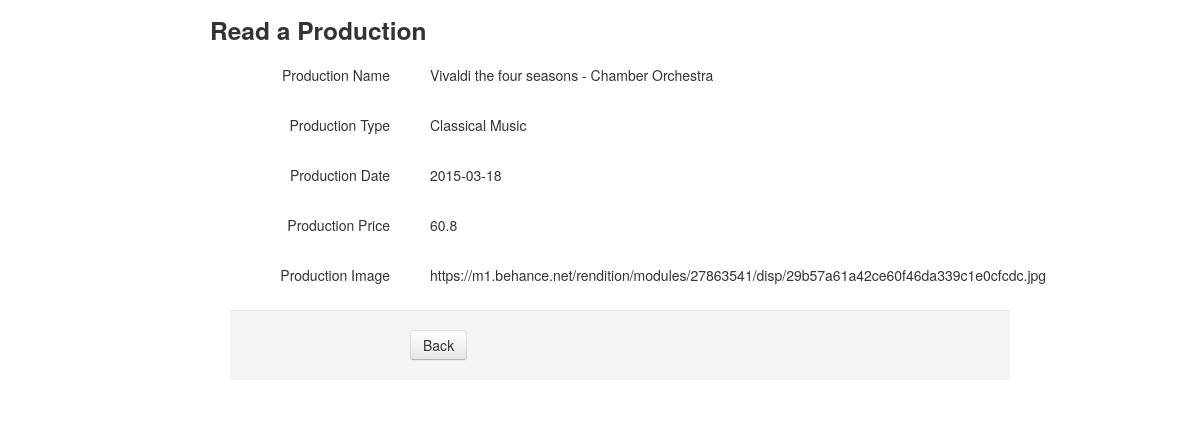
Screenshot of /productioncrud/read.php?productionid=3 (signed in) with the database file from the repository.
### tables this page shows
CREATE TABLE IF NOT EXISTS `production` (
`productionid` int(5) NOT NULL,
  `productiontypefk` varchar(20) NOT NULL,
  `productionname` varchar(50) NOT NULL,
  `productiondate` date NOT NULL,
  `productionprice` float NOT NULL,
  `productionimage` varchar(200) NOT NULL
);

### productioncrud/read.php (the view, shortened to what this page needs)
<?php
if (isset($_SESSION['admin'])){
    if ( !empty($_GET['productionid'])) {
        $productionid = $_REQUEST['productionid'];
    }
    if ( null==$productionid ) {
        	header("Location: ../productioncrud/crud.php");
    } else {
        $pdo = Database::connect();
        $pdo->setAttribute(PDO::ATTR_ERRMODE, PDO::ERRMODE_EXCEPTION);
        $sql = "SELECT * FROM production where productionid = ?";
        $q = $pdo->prepare($sql);
        $q->execute(array($productionid));
        $data = $q->fetch(PDO::FETCH_ASSOC);
    }
?>
<body>
    <div class="container">
                <div class="span10 offset1">
                    <div class="row">
                        <h3>Read a Production</h3>
                    </div>
                    <div class="form-horizontal" >
                      <div class="control-group">
                        <label class="control-label">Production Name</label>
                        <div class="controls">
                            <label class="checkbox">
                                <?php echo $data['productionname'];?>
                            </label>
                        </div>
                      </div>
                      <div class="control-group">
                        <label class="control-label">Production Type</label>
                        <div class="controls">
                            <label class="checkbox">
                                <?php echo $data['productiontypefk'];?>
                            </label>
                        </div>
                      </div>
                      <div class="control-group">
                        <label class="control-label">Production Date</label>
                        <div class="controls">
                            <label class="checkbox">
                                <?php echo $data['productiondate'];?>
                            </label>
                        </div>
                      </div>
                      <div class="control-group">
                        <label class="control-label">Production Price</label>
                        <div class="controls">
                            <label class="checkbox">
                                <?php echo $data['productionprice'];?>
                            </label>
                        </div>
                      </div>
                      <div class="control-group">
                        <label class="control-label">Production Image</label>
                        <div class="controls">
                            <label class="checkbox">
                                <?php echo $data['productionimage'];?>
                            </label>
                        </div>
                      </div>
                        <div class="form-actions">
                          <a class="btn" href="crud.php">Back</a>
                       </div>
                    </div>
                </div>
    </div>
  </body>
</html>
<?php
}
?>

### rows the page displays
production: productionname "Vivaldi the four seasons - Chamber Orchestra", productiontypefk "Classical Music", productiondate "2015-03-18", productionprice "60.8", productionimage "https://m1.behance.net/rendition/modules/27863541/disp/29b57a61a42ce60f46da339c1e0cfcdc.jpg"
